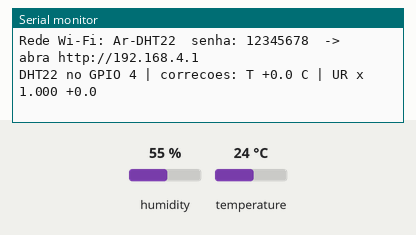
This sketch was run on a simulated ESP32. Shown: the last lines printed to the serial monitor. Inputs (shaded band) come from the test bench; at power-on: humidity 55 %, temperature 24 °C.

Above: at 1.2 s.
1.3 s: humidity set to 22 %
At 3.6 s:
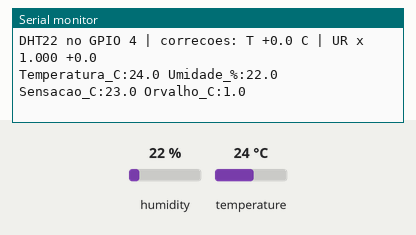
6.5 s: temperature set to 12 °C
At 7.9 s:
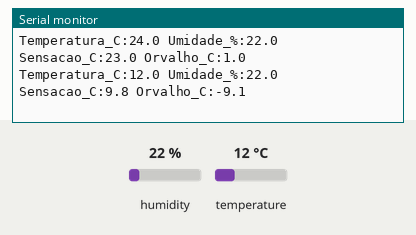
8.0 s: humidity set to 40 %
At 10.5 s:
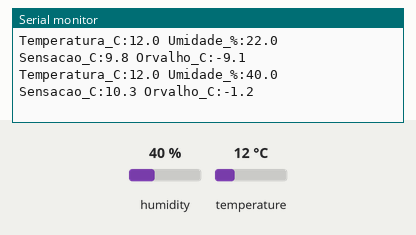
Timing chart, 0 to 12.0 s (numbered marks = the images above; inputs shaded):
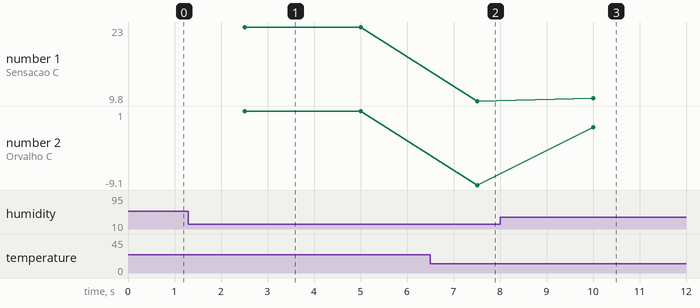

The sketch:

m4a_dht22_celular.ino
```cpp
/*
  Guia de montagem do monitor de ar - Etapa 4A: DHT22 / AM2302 (temperatura e umidade), no celular
  Placa: DOIT ESP32 DEVKIT V1 (30 pinos)    Biblioteca: DHT sensor library (Adafruit)
  Arquivos extras na mesma pasta: monitor_wifi.h, pagina_web.h

  O ESP32 cria a propria rede Wi-Fi (modo ponto de acesso). Sem roteador e sem servidor:
     celular -> Wi-Fi "Ar-DHT22" (senha 12345678) -> navegador -> http://192.168.4.1
     dados brutos em JSON:                                   http://192.168.4.1/dados

  Ligacoes (as MESMAS do no da Rede de Telemetria, firmware/no-ar):
    DHT22 com cabo de 3 fios (AM2302): vermelho -> 3V3   amarelo -> GPIO 4   preto -> GND
                                       (o resistor de pull-up ja vem dentro da caixa)
    DHT22 de 4 pinos, sem placa:       1 VCC -> 3V3   2 dado -> GPIO 4   3 nada   4 GND -> GND
                                       + resistor de 10 k do pino 2 (dado) ao 3V3
  Alimente SEMPRE no 3V3: o fio de dados fica no nivel que o GPIO do ESP32 aceita.
  Nunca na trilha de 5 V (VIN) usada pelos MQ e pelo MH-Z19C.

  O sketch le a cada 2,5 s (o DHT22 exige pelo menos 2 s entre leituras) e mostra temperatura,
  umidade, sensacao termica (indice de calor) e ponto de orvalho. A cada minuto, escreve a media
  das leituras no Monitor Serial (115200): e ela que entra na calibracao.
*/
#include <DHT.h>
#include "monitor_wifi.h"

// ------------------------------------------------------------------ ajustes
const int PINO_DHT = 4;              // o mesmo do firmware/no-ar
const unsigned long INTERVALO_MS = 2500;
// Calibracao (deixe 0 / 1 / 0 enquanto nao calibrar; os mesmos valores vao no m4b):
const float CORR_TEMP_C = 0.0;       // C: T_referencia - T_lida
const float UR_A = 1.0;              // ganho da umidade (2 pontos) ou 1.0
const float UR_B = 0.0;              // %: deslocamento da umidade
const float SENSACAO_PERIGO_C = 41.0;   // indice de calor: "perigo" (alerta vermelho na pagina)
const int LEITURAS_POR_MEDIA = 24;   // 24 x 2,5 s = 1 min
// ---------------------------------------------------------------------------

DHT dht(PINO_DHT, DHT22);
unsigned long ultima = 0, leituras = 0, falhas = 0, falhasSeguidas = 0;
double somaT = 0, somaUR = 0;
int nMedia = 0;

// ponto de orvalho (formula de Magnus): temperatura em que este ar comeca a condensar
float pontoDeOrvalho(float t, float ur) {
  const float a = 17.27, b = 237.7;
  float alfa = (a * t) / (b + t) + log(ur / 100.0);
  return (b * alfa) / (a - alfa);
}

// A biblioteca devolve NaN quando o sensor nao responde ou o checksum nao confere. Com mau
// contato, os 40 bits podem chegar zerados e o checksum "confere" (0 = 0): por isso tambem
// sao descartadas as leituras impossiveis (umidade abaixo de 1 % ou fora da faixa do sensor).
bool leituraValida(float ur, float t) {
  return !isnan(ur) && !isnan(t) && ur >= 1.0 && ur <= 100.0 && t >= -40.0 && t <= 80.0;
}

// faixas do indice de calor (tabela classica do NWS: 80 / 90 / 105 / 130 F), em graus Celsius
const char* faixa(float sensacao) {
  if (sensacao < 27) return "conforto termico";
  if (sensacao < 32) return "cautela: calor";
  if (sensacao < 41) return "cautela extrema: hidrate-se e ventile";
  if (sensacao < 54) return "PERIGO: calor excessivo";
  return "PERIGO EXTREMO";
}

void setup() {
  Serial.begin(115200);
  dht.begin();
  monitorIniciar("Ar-DHT22");
  Serial.printf("DHT22 no GPIO %d | correcoes: T %+.1f C | UR x %.3f %+.1f\n",
                PINO_DHT, CORR_TEMP_C, UR_A, UR_B);
}

void loop() {
  monitorAtender();
  if (millis() - ultima < INTERVALO_MS) return;
  ultima = millis();

  float urLida = dht.readHumidity(), tLida = dht.readTemperature();
  leituras++;
  if (!leituraValida(urLida, tLida)) {
    falhas++; falhasSeguidas++;
    Serial.printf("FALHA %lu de %lu: dado no GPIO 4? VCC no 3V3? GND? pull-up?\n", falhas, leituras);
    // a pagina so muda na 2a falha seguida: uma falha isolada nao apaga o grafico
    if (falhasSeguidas >= 2)
      monitorPublicar(jsonMonitor("DHT22 - sem leitura", item("Falhas seguidas", falhasSeguidas, ""),
        true, "sensor nao responde: confira os 3 fios"));
    return;
  }
  falhasSeguidas = 0;
  float t = tLida + CORR_TEMP_C;
  float ur = constrain(UR_A * urLida + UR_B, 0, 100);
  float sensacao = dht.computeHeatIndex(t, ur, false);   // false = em graus Celsius
  float orvalho = pontoDeOrvalho(t, ur);

  // linha "nome:valor": o Plotter Serial da Arduino IDE desenha cada grandeza
  Serial.printf("Temperatura_C:%.1f Umidade_%%:%.1f Sensacao_C:%.1f Orvalho_C:%.1f\n",
                t, ur, sensacao, orvalho);
  somaT += t; somaUR += ur; nMedia++;
  if (nMedia >= LEITURAS_POR_MEDIA) {
    Serial.printf("# media de 1 min: T = %.2f C | UR = %.1f %% | falhas ate agora: %lu de %lu\n",
                  somaT / nMedia, somaUR / nMedia, falhas, leituras);
    somaT = somaUR = 0; nMedia = 0;
  }
  monitorPublicar(jsonMonitor("DHT22 - temperatura e umidade",
    item("Temperatura", t, "C") + "," + item("Umidade", ur, "%") + "," +
    item("Sensacao termica", sensacao, "C") + "," + item("Ponto de orvalho", orvalho, "C") + "," +
    item("Falhas", falhas, ""),
    sensacao >= SENSACAO_PERIGO_C, faixa(sensacao)));
}
```

monitor_wifi.h
```cpp
/*
  monitor_wifi.h - servidor web comum (ESP32). Copie junto com pagina_web.h para a pasta do sketch.

  Uso no sketch:
     #include "monitor_wifi.h"
     void setup() { ... monitorIniciar("Sensor-DS18B20"); }
     void loop()  { monitorAtender(); ...; monitorPublicar(json); }
  monitorPublicar recebe o JSON pronto (veja pagina_web.h). A pagina fica em http://192.168.4.1
*/
#pragma once
#include <WiFi.h>
#include <WebServer.h>
#include "pagina_web.h"

static WebServer _servidor(80);
static String _ultimoJson = "{\"titulo\":\"aguardando\",\"itens\":[{\"n\":\"-\",\"v\":0,\"u\":\"\"}],\"alerta\":false,\"msg\":\"\"}";

static void _rotaPagina() { _servidor.send_P(200, "text/html; charset=utf-8", PAGINA_HTML); }
static void _rotaDados()  { _servidor.send(200, "application/json", _ultimoJson); }

void monitorIniciar(const char* nomeRede, const char* senha = "12345678") {
  WiFi.softAP(nomeRede, senha);
  Serial.print("Rede Wi-Fi: "); Serial.print(nomeRede); Serial.print("  senha: "); Serial.print(senha);
  Serial.print("  ->  abra http://"); Serial.println(WiFi.softAPIP());
  _servidor.on("/", _rotaPagina);
  _servidor.on("/dados", _rotaDados);
  _servidor.begin();
}
void monitorAtender() { _servidor.handleClient(); }
void monitorPublicar(const String& json) { _ultimoJson = json; }

// ajuda para montar o JSON:  item("Temperatura", 24.5, "C")
String item(const char* nome, float valor, const char* unidade) {
  if (isnan(valor)) valor = 0;
  return "{\"n\":\"" + String(nome) + "\",\"v\":" + String(valor, 2) + ",\"u\":\"" + String(unidade) + "\"}";
}
String jsonMonitor(const char* titulo, const String& itens, bool alerta, const String& msg = "") {
  return "{\"titulo\":\"" + String(titulo) + "\",\"itens\":[" + itens + "],\"alerta\":" + (alerta ? "true" : "false") + ",\"msg\":\"" + msg + "\"}";
}
```

pagina_web.h
```cpp
/*
  pagina_web.h - pagina HTML comum a todos os monitores Wi-Fi desta sequencia (ESP32).
  Copie este arquivo para a pasta de cada sketch ESP32 (a IDE abre como uma aba).

  A pagina pede /dados a cada 2 s. O sketch responde um JSON com uma lista de grandezas:
    {"titulo":"DS18B20","itens":[{"n":"Temperatura","v":24.5,"u":"C"},...],"alerta":false}
  O primeiro item vira o grafico (ultimos 120 pontos).
*/
#pragma once

const char PAGINA_HTML[] PROGMEM = R"HTML(
<!DOCTYPE html><html lang="pt-br"><head><meta charset="utf-8"><meta name="viewport" content="width=device-width,initial-scale=1">
<title>Monitor ESP32</title>
<style>
 body{font-family:sans-serif;background:#111;color:#eee;margin:0;padding:14px;text-align:center}
 .card{background:#222;border-radius:12px;padding:14px;margin:10px auto;max-width:520px}
 .grande{font-size:2.6em;font-weight:bold} .u{font-size:.5em;color:#aaa}
 .itens{display:flex;flex-wrap:wrap;justify-content:center;gap:10px}
 .item{background:#333;border-radius:8px;padding:8px 12px;min-width:110px}
 .item b{display:block;font-size:1.3em}
 #alerta{padding:8px;border-radius:8px;margin-top:8px} .ok{background:#2a2} .al{background:#c22;animation:p 1s infinite}
 @keyframes p{50%{opacity:.4}} canvas{width:100%;height:200px;background:#000;border-radius:8px}
</style></head><body>
<h2 id="titulo">Monitor</h2>
<div class="card"><div class="grande" id="principal">--</div><div id="alerta" class="ok">normal</div></div>
<div class="card"><div class="itens" id="itens"></div></div>
<div class="card"><canvas id="g" width="500" height="200"></canvas><p id="legenda">ultimas leituras</p></div>
<script>
 const fmt=(v,u)=>u===''?String(Math.round(v)):v.toFixed(1);   // contagens inteiras; medidas com 1 casa
 let nome='';const hist=[]; const c=document.getElementById('g').getContext('2d');
 function desenha(){const W=500,H=200;c.clearRect(0,0,W,H);if(hist.length<2)return;
   const mn=Math.min(...hist),mx=Math.max(...hist),f=(mx-mn)||1;
   c.strokeStyle='#4af';c.lineWidth=2;c.beginPath();
   hist.forEach((v,i)=>{const x=i/119*W,y=H-8-(v-mn)/f*(H-16);i?c.lineTo(x,y):c.moveTo(x,y)});c.stroke();
   c.fillStyle='#888';c.font='12px sans-serif';c.fillText(mx.toFixed(1),4,12);c.fillText(mn.toFixed(1),4,H-4);}
 async function tick(){try{const d=await (await fetch('/dados')).json();
   document.getElementById('titulo').textContent=d.titulo;
   const p=d.itens[0];document.getElementById('principal').innerHTML=fmt(p.v,p.u)+' <span class="u">'+p.u+'</span>';
   document.getElementById('itens').innerHTML=d.itens.slice(1).map(i=>'<div class="item">'+i.n+'<b>'+fmt(i.v,i.u)+' '+i.u+'</b></div>').join('');
   const a=document.getElementById('alerta');a.textContent=d.alerta?'ALERTA: '+d.msg:(d.msg||'normal');a.className=d.alerta?'al':'ok';
   document.getElementById('legenda').textContent=p.n+' - ultimas '+hist.length+' leituras';
   if(p.n!==nome){nome=p.n;hist.length=0;}   // mudou a grandeza principal: recomeca o grafico
   hist.push(p.v);if(hist.length>120)hist.shift();desenha();}catch(e){}}
 setInterval(tick,2000);tick();
</script></body></html>
)HTML";
```

Measured:
- after the input at 1.3 s, the serial monitor: prints a new line after 1.2 s (image 1)
- after the input at 6.5 s, the serial monitor: prints a new line after 1.0 s (image 2)
- after the input at 8.0 s, the serial monitor: prints a new line after 2.0 s (image 3)
- plotted number 1: 23 → 9.8 after the input at 6.5 s, 9.8 → 10.3 after the input at 8.0 s
- plotted number 2: 1 → -9.1 after the input at 6.5 s, -9.1 → -1.2 after the input at 8.0 s
